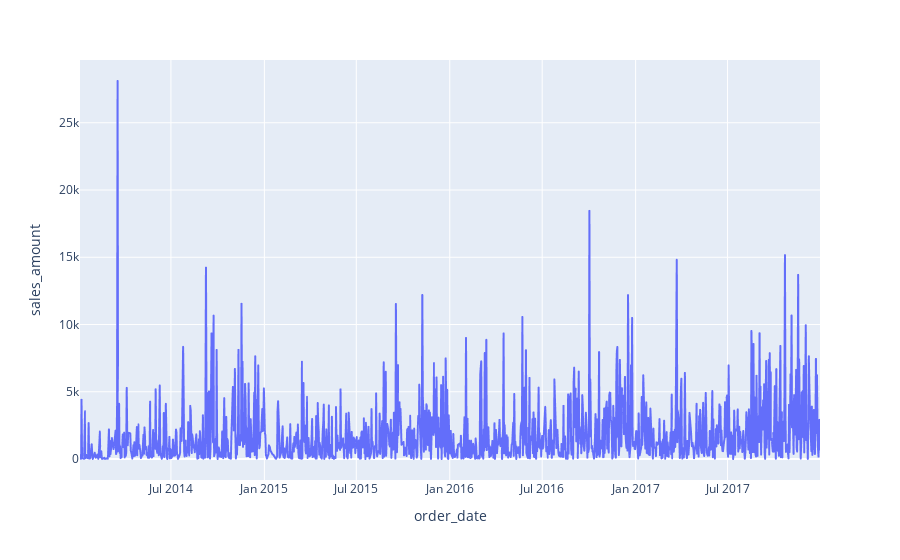

Notebook cell for this chart:
### Code cell
chart =px.line(data.groupby('order_date').sum().reset_index(), x='order_date', y='sales_amount').show()

### Figure 1 — Plotly figure (JSON) as saved in the notebook; plotly's stock layout.template omitted (floating-point values rounded to 4 significant figures; data arrays with more than 128 entries replaced by an {"elided": "..."} marker saying what was removed)
{"data": [{"hovertemplate": "order_date=%{x}<br>sales_amount=%{y}<extra></extra>", "legendgroup": "", "line": {"color": "#636efa", "dash": "solid"}, "marker": {"symbol": "circle"}, "mode": "lines", "name": "", "showlegend": false, "type": "scattergl", "x": {"elided": "1237 str values"}, "xaxis": "x", "y": {"elided": "1237 float values"}, "yaxis": "y"}], "layout": {"legend": {"tracegroupgap": 0}, "margin": {"t": 60}, "xaxis": {"anchor": "y", "domain": [0, 1], "title": {"text": "order_date"}}, "yaxis": {"anchor": "x", "domain": [0, 1], "title": {"text": "sales_amount"}}}}
